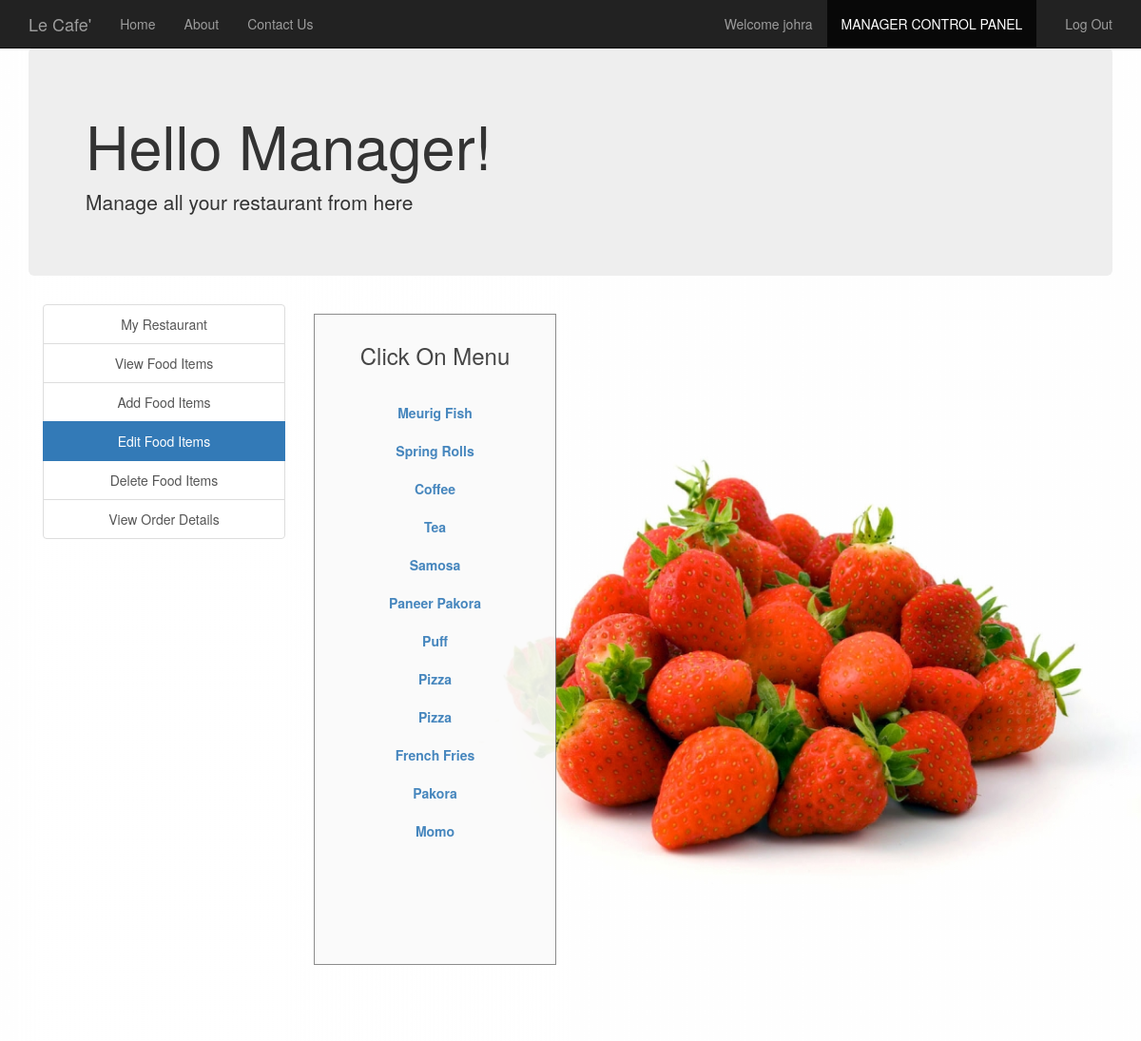
Page /edit_food_items.php (signed in) on the committed database.
### tables this page shows
CREATE TABLE `manager` (
  `username` varchar(30) NOT NULL,
  `fullname` varchar(30) NOT NULL,
  `email` varchar(30) NOT NULL,
  `contact` varchar(30) NOT NULL,
  `address` varchar(50) NOT NULL,
  `password` varchar(30) NOT NULL
);

CREATE TABLE `food` (
  `F_ID` int(30) NOT NULL,
  `name` varchar(30) NOT NULL,
  `price` int(30) NOT NULL,
  `description` varchar(200) NOT NULL,
  `R_ID` int(30) NOT NULL,
  `images_path` varchar(200) NOT NULL,
  `options` varchar(10) NOT NULL DEFAULT 'ENABLE'
);

### session_m.php (called while the page is built, shortened)
<?php
$conn = Connect();
$user_check=$_SESSION['login_user1'];
$query = "SELECT username FROM MANAGER WHERE username = '$user_check'";
$ses_sql = mysqli_query($conn, $query);
$row = mysqli_fetch_assoc($ses_sql);
$login_session =$row['username'];
?>

### edit_food_items.php (the view, shortened to what this page needs)
<?php
include('session_m.php');
?>
<!DOCTYPE html>
<html>
  <head>
  </head>
  <link rel="stylesheet" type = "text/css" href ="css/edit_food_items.css">
  <link rel="stylesheet" type = "text/css" href ="css/bootstrap.min.css">
  <body>
    <nav class="navbar navbar-inverse navbar-fixed-top navigation-clean-search" role="navigation">
      <div class="container">
        <div class="navbar-header">
          <a class="navbar-brand" href="index.php">Le Cafe'</a>
        </div>
        <div class="collapse navbar-collapse " id="myNavbar">
          <ul class="nav navbar-nav">
            <li><a href="index.php">Home</a></li>
            <li><a href="aboutus.php">About</a></li>
            <li><a href="contactus.php">Contact Us</a></li>
          </ul>
          <ul class="nav navbar-nav navbar-right">
            <li><a href="#"><span class="glyphicon glyphicon-user"></span> Welcome <?php echo $login_session; ?> </a></li>
            <li class="active"> <a href="managerlogin.php">MANAGER CONTROL PANEL</a></li>
            <li><a href="logout_m.php"><span class="glyphicon glyphicon-log-out"></span> Log Out </a></li>
          </ul>
        </div>
      </div>
    </nav>
<div class="container">
    <div class="jumbotron">
     <h1>Hello Manager! </h1>
     <p>Manage all your restaurant from here</p>
    </div>
    </div>
<div class="container">
    	<div class="col-xs-3" style="text-align: center;">
    	<div class="list-group">
    		<a href="myrestaurant.php" class="list-group-item ">My Restaurant</a>
    		<a href="view_food_items.php" class="list-group-item ">View Food Items</a>
    		<a href="add_food_items.php" class="list-group-item ">Add Food Items</a>
    		<a href="edit_food_items.php" class="list-group-item active">Edit Food Items</a>
    		<a href="delete_food_items.php" class="list-group-item ">Delete Food Items</a>
        <a href="view_order_details.php" class="list-group-item ">View Order Details</a>
    	</div>
    </div>
<div class="col-xs-3">
  <div class="form-area" style="padding: 10px 10px 110px 10px; ">
    <div style="text-align: center;">
      <h3>Click On Menu <br><br></h3>
    </div>
    <?php
    $query = mysqli_query($conn, "SELECT * FROM food f WHERE f.R_ID IN (SELECT r.R_ID FROM RESTAURANTS r WHERE r.M_ID='$user_check') ORDER BY F_ID");
    while ($row = mysqli_fetch_array($query)) {
      ?>
      <div class="list-group" style="text-align: center;">
        <?php
      echo "<b><a href='edit_food_items.php?update= {$row['F_ID']}'>{$row['name']}</a></b>";
        ?>
      </div>
    <?php
    }
    ?>
  </div>
</div>
</div>
  </body>
<br>
</html>

### css/edit_food_items.css (style rules this page uses)
body, html { height: 100%; }
body { padding-top: 50px; background-image: url('../images/headerimg2.jpg'); background-repeat: repeat; background-size: 100%; }
.form-area { background-color: #FAFAFA; padding: 10px 40px 60px; margin: 10px 0px 60px; border: 1px solid GREY; opacity: 0.9; }

### rows in the picture
manager: username "johra"
food: name "Meurig Fish"
food: name "Spring Rolls"
food: name "Coffee"
food: name "Tea"
food: name "Samosa"
food: name "Paneer Pakora"
food: name "Puff"
food: name "Pizza"
food: name "Pizza"
food: name "French Fries"
food: name "Pakora"
food: name "Momo"
